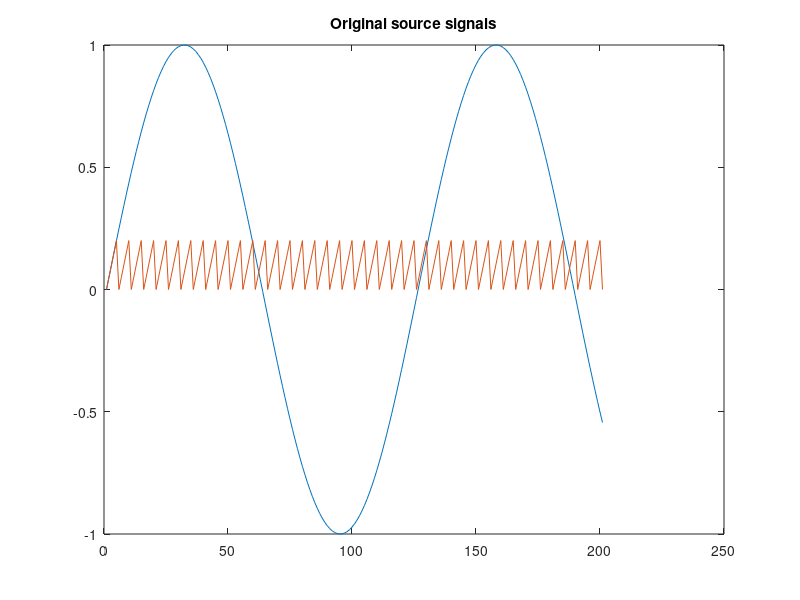
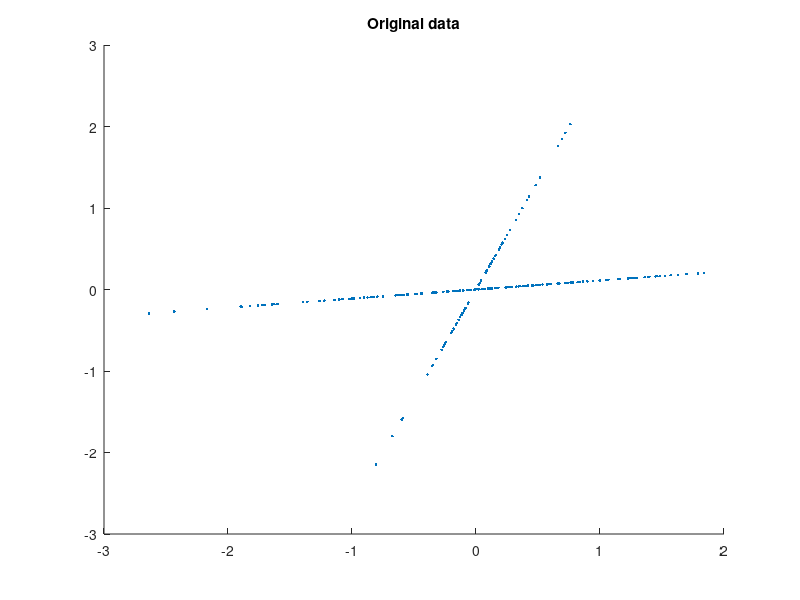
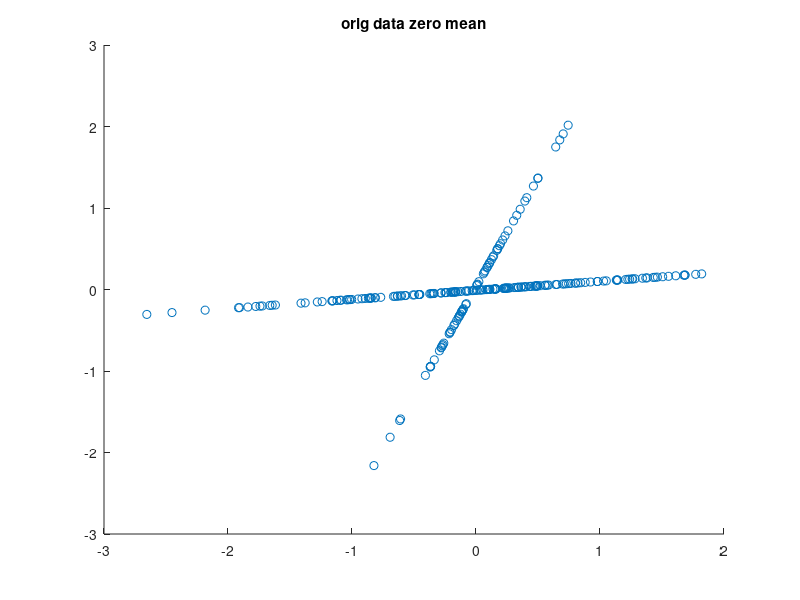
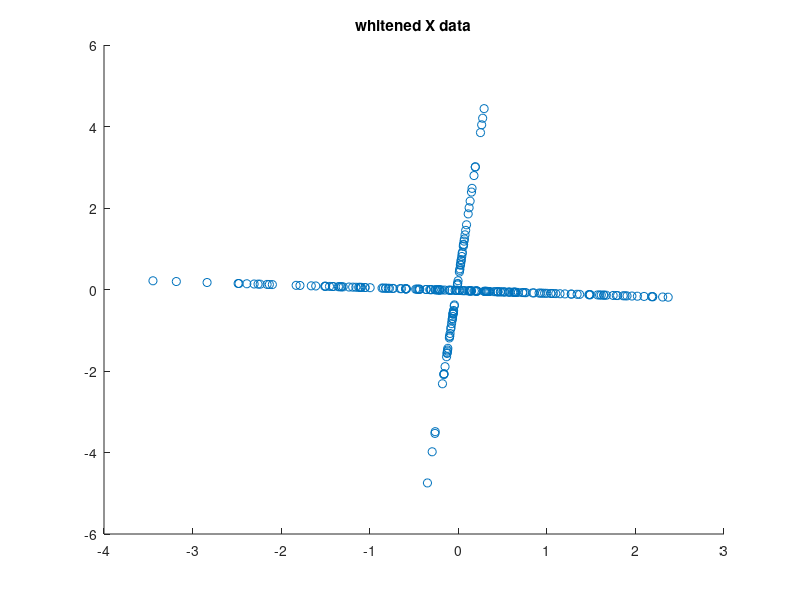

Source code (MATLAB) for these figures, in order: (Note: this script raises an error after producing the figures.)
                         
     % = = = = = = = = = = = = = = = = = = = = = = = = = = = = = = = = =                           
% try generating two vectors with random scalings
% 
% v1 = [2 1];   v2 = [0.5 2];
% N = 200;
% 
% v1_total = v1'*(rand(1,N/2)-0.5);       % generate scalings of v1
% 
% v2_total = v2'*(rand(1,N/2)-0.5);       % generate scalings of v2
% 
% 
% 
% 
% v1_total = v1'*(randn(1,N/2));       % generate scalings of v1
% 
% v2_total = v2'*(randn(1,N/2));       % generate scalings of v2
% 
% 
% 
% v_total = [v1_total v2_total];  % combine two directions
% 
% 
% for i=1:length(v_total) %add noise
%     v_total(1,i) = v_total(1,i) + 0.05*randn;
%     v_total(2,i) = v_total(2,i) + 0.05*randn;
% end
% 
% 
% % plot both vectors
% figure; scatter(v_total(1,:)', v_total(2,:)','.');
% title('original data');


%%% Sine and Sawtooth  ==================================
clear all; close all;
xx = 0:0.05:10;      % 201 points

s1 = sin(xx);
s2 = rem(xx,0.25);

figure; plot(s1); hold on; plot(s2); hold off;
title('Original source signals');      % sin and sawtooth

S=[s1; s2];    % source signals

A = [0.3 0.7; ...
    0.8 0.3];          % mixing the source signals

X = A*S;               % 'measured' signal



% =======================================================


% gen data     ---- Chris' Gaussian data ------------
N=250;
A = [0.3,0.9;...
    0.8,0.1];

r = randn(1,N);
X = A*(randn(2,N).*[(r>=1/2);(r<1/2)]);
for i=1:length(X) %add noise
    X(1,i) = X(1,i);% + 0.05*randn;
    X(2,i) = X(2,i);% + 0.05*randn;
end


% plot data
figure; scatter(X(1,:)', X(2,:)','.');
title('Original data');


v_total=X; 


%%%%% ------------------ using Y- non gaussian data more densely generated
%v_total = X;
%%%%% ------------------ see at end of file

X_mean = mean(X,2);        % take mean along rows ('remove' cols). take mean of vector components, x1,x2

X_zerod = zeros(size(X));       
for i = 1:size(X,2)
    X_zerod(:,i) = X(:,i) - X_mean(:,1);      % zero mean each signal
end
% 
% figure; plot(X_zerod(1,:)); hold on; plot(X_zerod(2,:)); hold off;
% title('Original source signals');      % sin and sawtooth
%%% not plotting s, plotting x-the mixed signal

% plot both vectors
figure; scatter(X_zerod(1,:)', X_zerod(2,:)'); title('orig data zero mean');



% whiten
Cov = cov(X_zerod');    % covariance of the two variables (x1, x2)  
                                                                  
[U D V] = svd(Cov);     % svd to get eigen values and eigen vectors

d2 = diag(diag(D.^(-1/2)));          % diagonal matrix

X_zerod2 = (U*d2*U')*X_zerod;       % whiten data, zero variance for each component (x1,x2)

% plot whitened data
figure; scatter(X_zerod2(1,:)', X_zerod2(2,:)'); title('whitened X data'); 

% 
% d2= zeros(size(D));
% d2(eye(size(X_zerod,1))==1) = diag(D).^(-1/2);         % take D to the -1/2 power




%%%% ------ use the SVD to get the first principal component

[U2 S V2] = svd(v_total);

figure; scatter(v_total(1,:)', v_total(2,:)' ,'.');
hold on; plot([0 U2(1,1)], [0 U2(2,1)],'g', 'linewidth', 3); 
plot([0 U2(1,2)], [0 U2(2,2)],'g','linewidth', 3); hold off;
title('original data, PCA directions'); 




% *** Next *** try equation 45,46 for 'several unit' ICA
% let W = W / sqrt( norm(WW') )
% 
% repeat: W = 3/2 * W  -  1/2 * WW'W
% 
% W is the matrix of w1, w2, wn vectors transposed
% W = (w1, ... wn)'  w1 col vect is 1st row, w2 is 2nd row
%  

x = X_zerod2;       % x variable as in UCLA ICA ppr
 
% FAST ICA iteration --- for several units -------------------

W = rand(2,2)-0.5;     % initialize with 2 random vectors    -0.5 to 0.5 range

%%% for sine, sawtooth
%W = rand(2,2);         % initialize with 2 random vectors (positive here)


%%%% ---- iteration

diff_outer = 5;         % outer W+ magnitude difference
counter_out = 0;        % outer W+ counter

while (diff_outer > 1e-7)
    
% W_plus = W + gamma*( diag(-bi) + E(g(Wx)(Wx)')) *W
% 
% orthogonalize W with W=W/sqrt( norm(WW')),  W = 3/2W -1/2WW'W

% diag(-bi)
y = W*x;

g_y = tanh(2*y);                   % 2x16 matrix of data points

gy_mult = y.*g_y;                  % y*g_y component wise

gy_expect = mean(gy_mult,2);       % mean of components (remove cols), get row vect


diag_term = -1*diag(gy_expect);    % -bi term

 
term2_temp = zeros(size(x,2),size(diag_term(:),1));    % N x 4 matrix. N data pts
%term2 = g_y*y';                    % 2x2 matrix
for i = 1:size(x,2)   %loop through data pts
    term2_temp(i,:) = reshape(g_y(:,i)*y(:,i)', 1, 4);   % store each 2x2 matrix
end

% mean of matrix elements
mean_temp = mean(term2_temp,1);    % 1x4

mean_temp_mat = reshape(mean_temp, 2, 2);    % reshape back to 2x2 
 
term2 = mean_temp_mat; 
 

%gamma term/matrix

% bi is gy_expect
g_prime = 1-(tanh(2*y)).^2;              % 2xN

g_prime_expect = mean(g_prime,2);        % 2x1    'col vect that represents data'

term_g = gy_expect - g_prime_expect;
term_g = term_g.^(-1);               % -1 power   2x1 matrix
 
gamma = diag(term_g); 
 
 

% W_plus = W + gamma*( diag(-bi) + E(g(Wx)(Wx)')) *W
% 
% orthogonalize W with W=W/sqrt( norm(WW')),  W = 3/2W -1/2WW'W

W_plus = W + gamma*(diag_term + term2)*W;      % update W

W_plus = W_plus/sqrt(norm(W_plus*W_plus',2));  % normalize


W_old = W_plus;
diff =5;                      % inner magnitude difference

counter = 0;                  % inner counter

while (diff > 1e-7)           % orthogonalize W

    W_plus = (3/2)*W_plus - 0.5*(W_plus)*(W_plus')*W_plus;

    diff = norm(W_old-W_plus,2);

    W_old = W_plus;
    counter = counter+1;

end

if (counter_out == 1000)      % break out of loop for 1000 iterations
    break
end

diff_outer = norm(W-W_plus,2);


W = W_plus;          % update W to be orthogonalized W_plus;

counter_out = counter_out+1;

end  % outer iteration loop

                                      % didnt converge for 'Y' data with
                                      % 1-tanh()^2. converged with 2*(1-tan
                                      % didnt converge for 2*(), 
                                      % tried 3*(1-tan^2) and get conv. but
                                      % bad vector directions
                                      
                                      % tried 1-tan(3y)^2 and get conv but
                                      % bad vect directions
                                      
                                      % sometimes diff_outer =2.0 w
                                      % oscillates in sign
            
%%%% --- converged after counter_out= .. ;

% W  is constructed to be orthogonal    



% dewhiten data  (rotate 'projection' matrix)

W_dewhit = (U*(D.^(1/2))*U')*W;        % W_dewhit should be like W_i from FastICA

% A_dewhit = W_dewhit';    since W is orthogonal, inv(W) = W'


% plot dewhitened components
figure; scatter(X(1,:)', X(2,:)', '.'); title('Orig data, W+ iteration components');
hold on; plot([0 W_dewhit(1,1)], [0 W_dewhit(2,1)] ,'g', 'Linewidth', 3); hold off;    % red point
hold on; plot([0 W_dewhit(1,2)], [0 W_dewhit(2,2)], 'g', 'Linewidth', 3); hold off;     % green point





%%%%%
%%%
%%%
%%%
%%%%
%S_back = W_dewhit*X;           % this W is the estimated A, A holds the princip directions
                      % W_dewhit' = A;    since W is orthogonal, inv(W) = W'
                      % princip directions should be in columns, W -> w'
S_back = inv(W_dewhit)*X;     % take the inverse of 'A' (A has princip directions in rows, like our W found)

figure; plot(S_back(1,:)); hold on; plot(S_back(2,:)); hold off;
title('W+ Implemented ICA recovered signals');

%%%%%
%%%
%%%
%%%
%%%%


%%% --------- Fast ICA on vect v1,v2 whitened data


                           % examples in rows (signals, components in rows)
[icasig, A_i, W_i] = fastica(X); %, 'numOfIC', 2,  'maxNumIterations', 1000000);
                            %v_total or v_zerod2   -- 'approach', 'symm',

% plot both vectors - whitened
% figure; scatter(v_zerod2(1,:)', v_zerod2(2,:)'); title('whitened v_data');
% 
%                            % rows of A give directions
% hold on; plot([0 A_i(1,1)], [0 A_i(1,2)]); hold off;   % get princip component direction
% hold on; plot([0 A_i(2,1)], [0 A_i(2,2)]); hold off;   % get princip component direction


% plot data points and W - direction vectors   (Plot cols of A)
figure; scatter(X(1,:)', X(2,:)','.');
title('Orig data, FASTICA components');

                           % rows of W give directions, Cols of A for
                           % directions
hold on; plot([0 A_i(1,1)], [0 A_i(2,1)],'g', 'linewidth', 3); hold off;   % get princip component direction
hold on; plot([0 A_i(1,2)], [0 A_i(2,2)],'g', 'linewidth', 3); hold off;   % get princip component direction







%%%%%
%%%
%%%
%%%
%%%%

S_back_i = W_i*X;

figure; plot(S_back_i(1,:)); hold on; plot(S_back_i(2,:)); hold off;
title('FASTICA recovered signals');

%%%%%
%%%
%%%
%%%
%%%%





